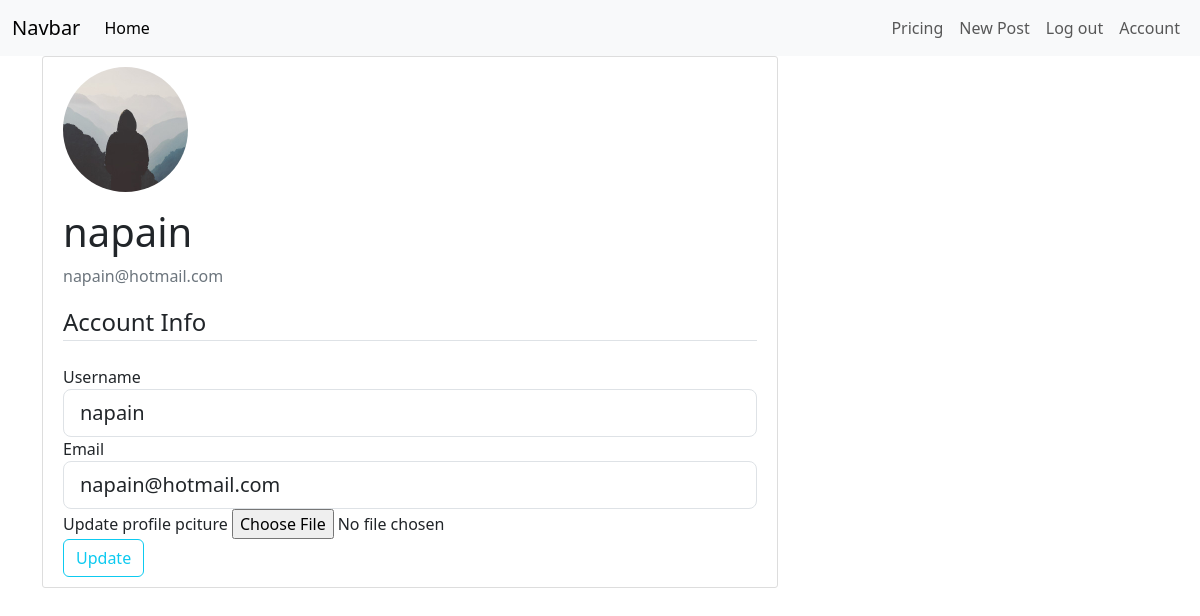
Page /account (signed in) on the earlier database version.
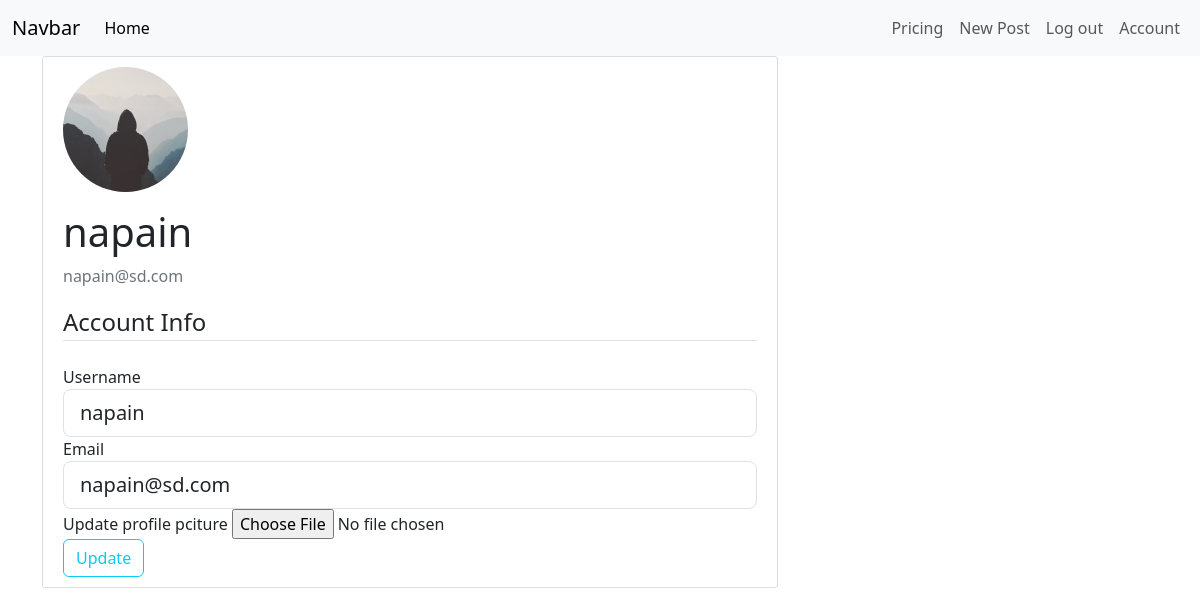
Same page on the later database version.
### budget_app/models.py (models this page shows, shortened)
class User(db.Model, UserMixin):
    id = db.Column(db.Integer, primary_key=True)
    username = db.Column(db.String(20), unique=True, nullable=False)
    email = db.Column(db.String(120), unique=True, nullable=False)
    image_file = db.Column(db.String(20), nullable=False, default='default.jpg')
    password = db.Column(db.String(60), nullable=False)
    posts = db.relationship('Post', backref='author',cascade = "all,delete", lazy=True)

### budget_app/routes.py (the view)
@app.route("/account", methods=['GET', 'POST'])
@login_required
def account():
    form = UpdateAccountForm()
    if form.validate_on_submit():
        if form.picture.data:
            picture_file = save_picture(form.picture.data)
            current_user.image_file = picture_file
        current_user.username = form.username.data
        current_user.email = form.email.data
        db.session.commit()
        flash ('Your account has been updated!', 'success')
        return redirect(url_for('account'))
    elif request.method == 'GET':
         form.username.data = current_user.username
         form.email.data = current_user.email
    image_file = url_for('static', filename='images/' + current_user.image_file)
    return render_template('account.html', title='Account', image_file = image_file, form = form)

### budget_app/forms.py (shortened to what this page needs)
class UpdateAccountForm (FlaskForm):
    username = StringField('Username',
                           validators=[DataRequired(), Length(min=2, max=20)])
    email = StringField('Email',
                        validators=[DataRequired(), Email()])
    picture = FileField('Update profile pciture', validators=[FileAllowed(['jpg','png'])])
    submit = SubmitField('Update')

### budget_app/models.py (called while the page is built)
@login_manager.user_loader
def load_user(user_id):
    return User.query.get(int(user_id))

### budget_app/templates/account.html (shortened to what this page needs)
{% extends "layout.html" %}
{% block content %}
    <div class="content-section">
      <div class="media">
        <img class="rounded-circle account-img" src="{{ image_file }}">
        <div class="media-body">
          <h2 class="account-heading">{{ current_user.username }}</h2>
          <p class="text-secondary">{{ current_user.email }}</p>
        </div>
      </div>
        <form method="POST" action="" enctype="multipart/form-data">
            <fieldset class="form-group">
                <legend class="border-bottom mb-4">Account Info</legend>
                <div class="form-group">
                    {{ form.username.label(class="form-control-label") }}
                    {% if form.username.errors %}
                        {{ form.username(class="form-control form-control-lg is-invalid") }}
                        <div class="invalid-feedback">
                            {% for error in form.username.errors %}
                                <span>{{ error }}</span>
                            {% endfor %}
                        </div>
                    {% else %}
                        {{ form.username(class="form-control form-control-lg") }}
                    {% endif %}
                </div>
                <div class="form-group">
                    {{ form.email.label(class="form-control-label") }}
                    {% if form.email.errors %}
                        {{ form.email(class="form-control form-control-lg is-invalid") }}
                        <div class="invalid-feedback">
                            {% for error in form.email.errors %}
                                <span>{{ error }}</span>
                            {% endfor %}
                        </div>
                    {% else %}
                        {{ form.email(class="form-control form-control-lg") }}
                    {% endif %}
                </div>
                <div class="form-group">
                    {{ form.picture.label() }}
                    {{ form.picture(class="form-control-file") }}
                </div>
            </fieldset>
            <div class="form-group">
                {{ form.submit(class="btn btn-outline-info") }}
            </div>
        </form>
    </div>
{% endblock content %}

### budget_app/templates/layout.html (shortened to what this page needs)
<!doctype html>
<html lang="en">
  <head>
    <link rel="stylesheet" type="text/css" href="{{ url_for('static', filename='main.css') }}">
    <link href="https://cdn.jsdelivr.net/npm/bootstrap@5.3.3/dist/css/bootstrap.min.css" rel="stylesheet">
  </head>
  <body>
    <nav class="navbar navbar-expand-lg bg-body-tertiary">
        <div class="container-fluid">
          <a class="navbar-brand" href="{{ url_for('home')}}">Navbar</a>
          <div class="collapse navbar-collapse" id="navbarNavAltMarkup">
            <div class="navbar-nav">
              <a class="nav-link active" aria-current="page" href="{{ url_for('home')}}">Home</a>
            </div>
          </div>
          <div class="navbar-nav">
            {% if current_user.is_authenticated %}
              <a class="nav-link" href="#">Pricing</a>
              <a class="nav-item nav-link" href="{{ url_for('new_post') }}">New Post</a>
              <a class="nav-item nav-link" href="{{ url_for('logout') }}">Log out</a>
              <a class="nav-item nav-link" href="{{ url_for('account') }}">Account</a>
            {% else %}
              <a class="nav-item nav-link" href="{{ url_for('login') }}">Log in</a>
              <a class="nav-item nav-link" href="{{ url_for('register') }}">Register</a>
            {% endif %}
          </div>
        </div>
      </nav>
      <main role="main" class="container">
        <div class="row">
          <div class="col-md-8">
            {% block content %}{% endblock %}
          </div>
        </div>
      </main>
  </body>
</html>

### budget_app/static/main.css (style rules this page uses)
body { background: #fafafa; color: #333333; margin-top: 5rem; }
h2 { color: #881212; }
.content-section { background: #ffffff; padding: 10px 20px; border: 1px solid #dddddd; border-radius: 3px; margin-bottom: 20px; }
.account-img { height: 125px; width: 125px; margin-right: 20px; margin-bottom: 16px; }
.account-heading { font-size: 2.5rem; }

Differences in the rows shown:
changed User "napain": email "napain@hotmail.com" → "napain@sd.com"
